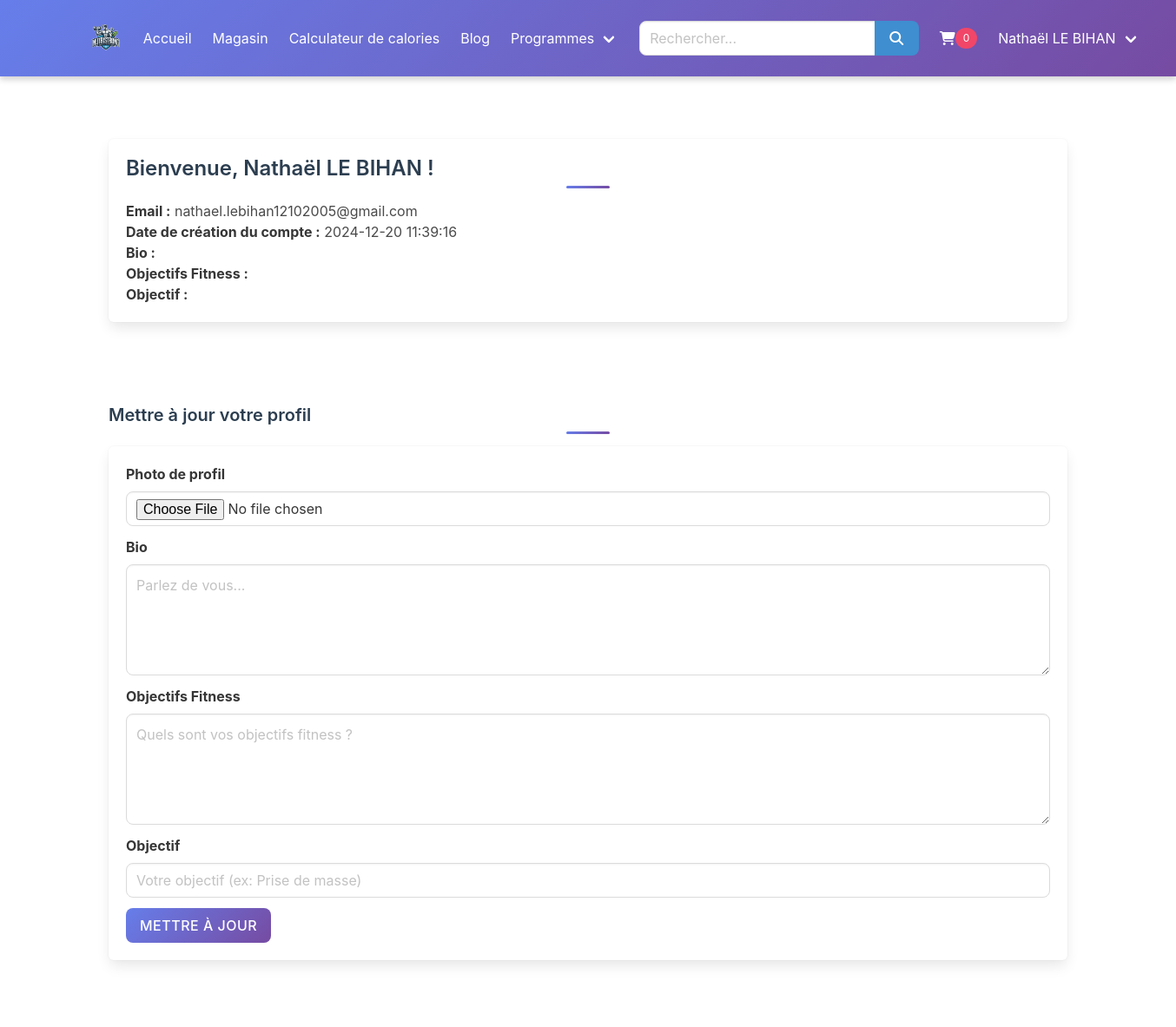
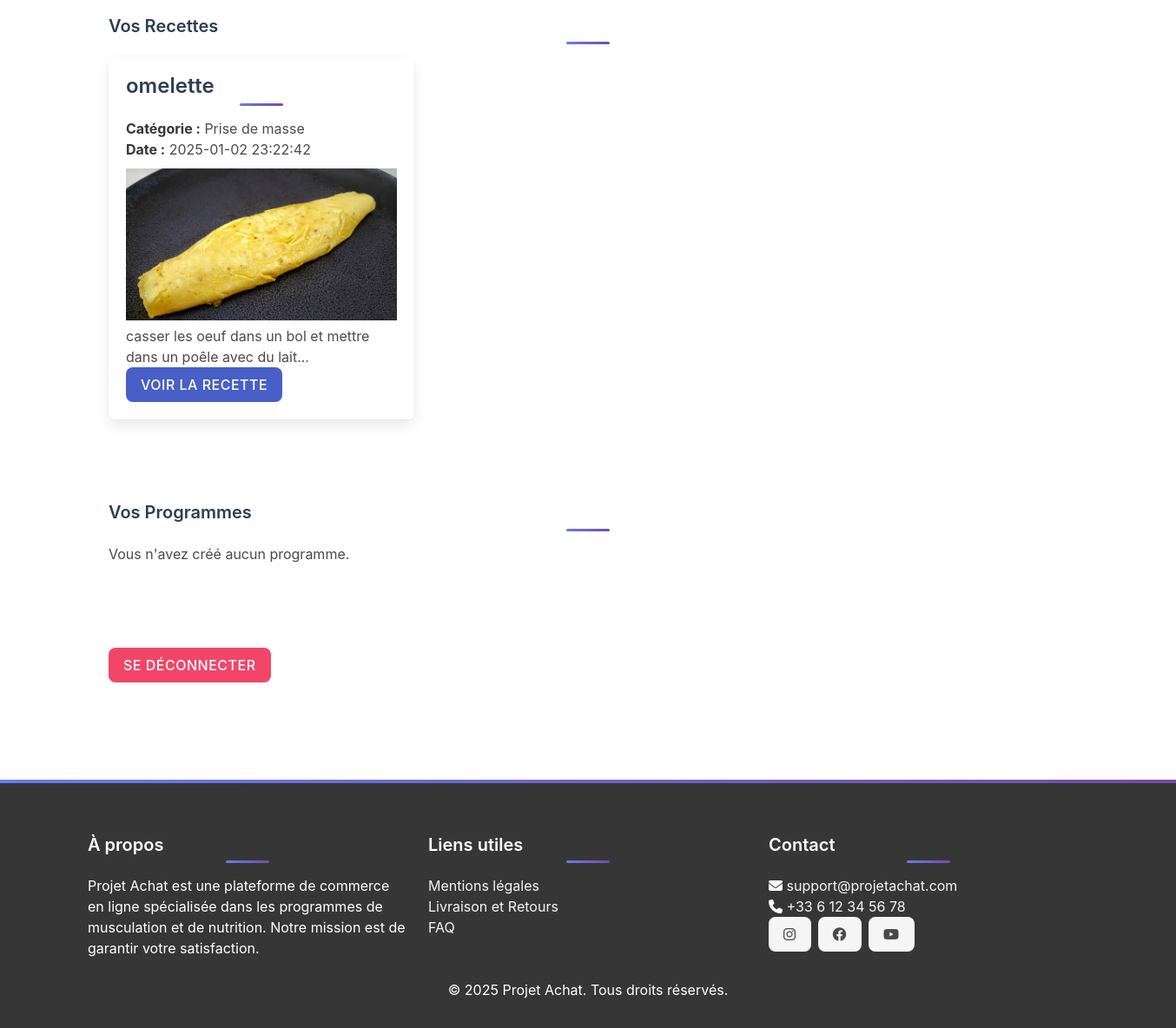
Page /assets/pages/Connexion/compte.php (signed in) on the committed database (2 pictures, top to bottom).
### tables this page shows
CREATE TABLE IF NOT EXISTS `utilisateurs` (
  `id_utilisateur` int NOT NULL AUTO_INCREMENT,
  `nom` varchar(100) NOT NULL,
  `prenom` varchar(100) NOT NULL,
  `email` varchar(150) NOT NULL,
  `mot_de_passe` varchar(255) NOT NULL,
  `role` enum('utilisateur','administrateur','super_administrateur') DEFAULT 'utilisateur',
  `date_naissance` date DEFAULT NULL,
  `sexe` enum('Homme','Femme','Autre') DEFAULT NULL,
  `date_creation` timestamp NULL DEFAULT CURRENT_TIMESTAMP,
  `photo_profil` varchar(255) DEFAULT NULL,
  `badge` varchar(255) DEFAULT NULL,
  PRIMARY KEY (`id_utilisateur`),
  UNIQUE KEY `email` (`email`)
);

CREATE TABLE IF NOT EXISTS `recettes` (
  `id_recette` int NOT NULL AUTO_INCREMENT,
  `titre` varchar(255) NOT NULL,
  `description` text NOT NULL,
  `categorie` enum('Prise de masse','Maintien','Sèche') NOT NULL,
  `ingredients` text NOT NULL,
  `etapes` text NOT NULL,
  `id_utilisateur` int NOT NULL,
  `date_creation` datetime DEFAULT CURRENT_TIMESTAMP,
  `image` varchar(255) DEFAULT NULL,
  PRIMARY KEY (`id_recette`),
  KEY `id_utilisateur` (`id_utilisateur`),
  CONSTRAINT `recettes_ibfk_1` FOREIGN KEY (`id_utilisateur`) REFERENCES `utilisateurs` (`id_utilisateur`) ON DELETE CASCADE
);

### assets/pages/Connexion/compte.php (the view, shortened to what this page needs)
<?php
require_once '../config/db.php';
$user_id = $_SESSION['user_id'];
$stmt = $pdo->prepare("SELECT * FROM utilisateurs WHERE id_utilisateur = :id");
$stmt->execute(['id' => $user_id]);
$user = $stmt->fetch();
$recettes = $pdo->prepare("SELECT * FROM recettes WHERE id_utilisateur = :id");
$recettes->execute(['id' => $user_id]);
$recettes = $recettes->fetchAll();
$programmes = $pdo->prepare("SELECT * FROM programmes WHERE id_utilisateur = :id");
$programmes->execute(['id' => $user_id]);
$programmes = $programmes->fetchAll();
?>
<?php include '../includes/header.php'; ?>
<!DOCTYPE html>
<html lang="fr">
<head>
    <link rel="stylesheet" href="https://cdn.jsdelivr.net/npm/bulma@0.9.4/css/bulma.min.css">
</head>
<body>
    <main class="container mt-5">
        <section class="section">
            <div class="box">
                <h1 class="title is-4">Bienvenue, <?= htmlspecialchars($user['prenom'] . ' ' . $user['nom']); ?> !</h1>
                <p><strong>Email :</strong> <?= htmlspecialchars($user['email']); ?></p>
                <p><strong>Date de création du compte :</strong> <?= htmlspecialchars($user['date_creation']); ?></p>
                <p><strong>Bio :</strong> <?= nl2br(htmlspecialchars($user['bio'] ?? '')); ?></p>
                <p><strong>Objectifs Fitness :</strong> <?= nl2br(htmlspecialchars($user['objectifs_fitness'] ?? '')); ?></p>
                <p><strong>Objectif :</strong> <?= htmlspecialchars($user['objectif'] ?? ''); ?></p>
            </div>
        </section>
        <section class="section">
            <h2 class="title is-5">Mettre à jour votre profil</h2>
            <form method="POST" enctype="multipart/form-data" class="box">
                <div class="field">
                    <label class="label">Photo de profil</label>
                    <div class="control">
                        <input class="input" type="file" name="photo_profil">
                    </div>
                </div>
                <div class="field">
                    <label class="label">Bio</label>
                    <div class="control">
                        <textarea class="textarea" name="bio" placeholder="Parlez de vous..."><?= htmlspecialchars($user['bio'] ?? ''); ?></textarea>
                    </div>
                </div>
                <div class="field">
                    <label class="label">Objectifs Fitness</label>
                    <div class="control">
                        <textarea class="textarea" name="objectifs_fitness" placeholder="Quels sont vos objectifs fitness ?"><?= htmlspecialchars($user['objectifs_fitness'] ?? ''); ?></textarea>
                    </div>
                </div>
                <div class="field">
                    <label class="label">Objectif</label>
                    <div class="control">
                        <input class="input" type="text" name="objectif" value="<?= htmlspecialchars($user['objectif'] ?? ''); ?>" placeholder="Votre objectif (ex: Prise de masse)">
                    </div>
                </div>
                <div class="field">
                    <div class="control">
                        <button type="submit" class="button is-primary">Mettre à jour</button>
                    </div>
                </div>
            </form>
        </section>
        <section class="section">
            <h2 class="title is-5">Vos Recettes</h2>
            <?php if (!empty($recettes)): ?>
                <div class="columns is-multiline">
                    <?php foreach ($recettes as $recette): ?>
                        <div class="column is-one-third">
                            <div class="box">
                                <h2 class="title is-4"><?= htmlspecialchars($recette['titre']); ?></h2>
                                <p><strong>Catégorie :</strong> <?= htmlspecialchars($recette['categorie']); ?></p>
                                <p><strong>Date :</strong> <?= htmlspecialchars($recette['date_creation']); ?></p>
                                <?php if (!empty($recette['image'])): ?>
                                    <img src="../../../<?= htmlspecialchars($recette['image']); ?>" alt="<?= htmlspecialchars($recette['titre']); ?>" style="max-width: 100%; height: auto; margin-top: 10px;">
                                <?php endif; ?>
                                <p><?= htmlspecialchars(substr($recette['description'], 0, 200)) . '...'; ?></p>
                                <a href="../recette/detail_recette.php?id=<?= $recette['id_recette']; ?>" class="button is-link">Voir la recette</a>
                            </div>
                        </div>
                    <?php endforeach; ?>
                </div>
            <?php else: ?>
                <p>Vous n'avez créé aucune recette.</p>
            <?php endif; ?>
        </section>
        <section class="section">
            <h2 class="title is-5">Vos Programmes</h2>
            <?php if (!empty($programmes)): ?>
                <div class="columns is-multiline">
                    <?php foreach ($programmes as $programme): ?>
                        <div class="column is-one-third">
                            <div class="box">
                                <h2 class="title is-4"><?= htmlspecialchars($programme['titre']); ?></h2>
                                <p><strong>Date :</strong> <?= htmlspecialchars($programme['date_creation']); ?></p>
                                <?php if (!empty($programme['image'])): ?>
                                    <img src="../../../<?= htmlspecialchars($programme['image']); ?>" alt="<?= htmlspecialchars($programme['titre']); ?>" style="max-width: 100%; height: auto; margin-top: 10px;">
                                <?php endif; ?>
                                <p><?= htmlspecialchars(substr($programme['description'], 0, 200)) . '...'; ?></p>
                                <a href="../programme/detail_programme.php?id=<?= $programme['id_programme']; ?>" class="button is-link">Voir le programme</a>
                            </div>
                        </div>
                    <?php endforeach; ?>
                </div>
            <?php else: ?>
                <p>Vous n'avez créé aucun programme.</p>
            <?php endif; ?>
        </section>
        <section class="section">
            <a href="../Connexion/deconnexion.php" class="button is-danger">Se déconnecter</a>
        </section>
    </main>
    <?php include '../includes/footer.php'; ?>
</body>
</html>

### assets/pages/includes/header.php (shortened to what this page needs)
<!DOCTYPE html>
<html lang="fr">
<head>
    <link rel="stylesheet" href="https://cdnjs.cloudflare.com/ajax/libs/font-awesome/6.4.0/css/all.min.css">
    <link rel="stylesheet" href="https://cdn.jsdelivr.net/npm/bulma@0.9.4/css/bulma.min.css">
    <link rel="stylesheet" href="../../css/style.css">
</head>
<body>
<header class="site-header">
    <nav class="navbar is-primary" role="navigation" aria-label="main navigation">
        <div class="container">
            <div class="navbar-brand">
                <a class="navbar-item" href="../Acceuil/accueil.php">
                    <img src="../../img/logo.png" alt="Logo" class="brand-logo">
                </a>
            </div>
            <div id="navMenu" class="navbar-menu">
                <div class="navbar-start">
                    <a href="../Acceuil/index.php" class="navbar-item">Accueil</a>
                    <a href="../Magasin/magasin.php" class="navbar-item">Magasin</a>
                    <a href="../Calorie/calculateur_calories.php" class="navbar-item">Calculateur de calories</a>
                    <a href="../blog/blog.php" class="navbar-item">Blog</a>
                    <div class="navbar-item has-dropdown is-hoverable">
                        <a class="navbar-link">Programmes</a>
                    </div>
                </div>
                <div class="navbar-end">
                    <div class="navbar-item">
                        <form action="../recherche/recherche.php" method="GET">
                            <div class="field has-addons">
                                <div class="control">
                                    <input class="input" type="text" name="query" placeholder="Rechercher...">
                                </div>
                                <div class="control">
                                    <button class="button is-info">
                                        <i class="fas fa-search"></i>
                                    </button>
                                </div>
                            </div>
                        </form>
                    </div>
                    <a href="../Panier/panier.php" class="navbar-item">
                        <i class="fas fa-shopping-cart"></i>
                        <span class="tag is-danger is-rounded">
                            <?= isset($_SESSION['cart_quantity']) ? $_SESSION['cart_quantity'] : 0 ?>
                        </span>
                    </a>
                    <?php if (isset($_SESSION['user_id'])): ?>
                        <div class="navbar-item has-dropdown is-hoverable">
                            <a class="navbar-link" id="user-name"><?= htmlspecialchars($user['prenom'] . ' ' . $user['nom']) ?></a>
                        </div>
                    <?php endif; ?>
                </div>
            </div>
        </div>
    </nav>
</header>
</body>
</html>

### assets/css/style.css (style rules this page uses)
:root { --primary-color: #2c3e50; --secondary-color: #3498db; --accent-color: #e74c3c; --text-light: #ffffff; --text-dark: #a6afb8; --gradient: linear-gradient(135deg, #667eea 0%, #764ba2 100%); --shadow: 0 4px 6px rgba(0, 0, 0, 0.1); --transition: all 0.3s ease; }
:root { --bulma-primary: #ff5733; --bulma-secondary: #4CAF50; --bulma-info: #3498db; --bulma-danger: #e74c3c; --bulma-warning: #f39c12; --bulma-success: #2ecc71; --bulma-dark: #fdfdfd; }
.button.is-primary { background-color: var(--bulma-primary); border-color: var(--bulma-primary); color: white; }
.navbar { background-color: var(--bulma-dark); }
.site-header { background: var(--gradient); box-shadow: 0 2px 10px rgba(0,0,0,0.1); position: fixed; width: 100%; top: 0; z-index: 1000; }
.brand-logo { height: 55px; transition: transform 0.3s ease; }
.navbar { background: var(--gradient); box-shadow: var(--shadow); padding: 1rem 0; }
.navbar-brand img { max-height: 40px; }
.navbar-item { color: var(--text-light); transition: var(--transition); }
.navbar-link { color: var(--text-light); }
.section { padding: 3rem 1.5rem; }
.title { color: var(--primary-color); margin-bottom: 2rem; position: relative; }
.title::after { content: ''; position: absolute; bottom: -10px; left: 50%; transform: translateX(-50%); width: 50px; height: 3px; background: var(--gradient); border-radius: 3px; }
.button { transition: var(--transition); border-radius: 8px; font-weight: 500; text-transform: uppercase; letter-spacing: 0.5px; }
.button.is-primary { background: var(--gradient); border: none; }
.input, .textarea { border-radius: 8px; transition: var(--transition); }
.site-header { background: var(--gradient); position: sticky; top: 0; z-index: 1000; }
.brand-logo { height: 40px; width: auto; }

### rows in the picture
utilisateurs: prenom+nom "Nathaël LE BIHAN", email "nathael.lebihan12102005@gmail.com", date_creation "2024-12-20 11:39:16"
recettes: titre "omelette", categorie "Prise de masse", date_creation "2025-01-02 23:22:42", image (picture), description "casser les oeuf dans un bol et mettre dans un poêle avec du lait"
